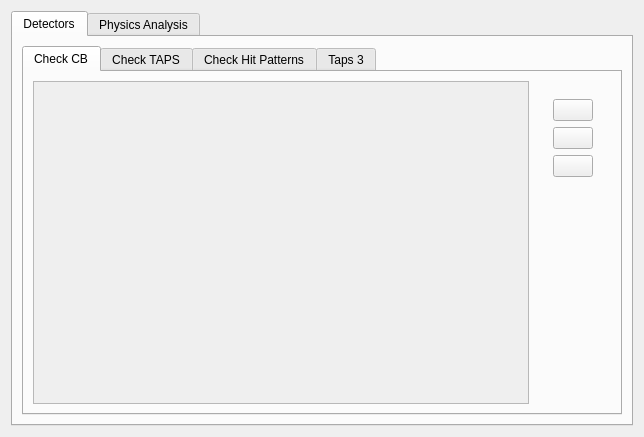
<?xml version="1.0" encoding="UTF-8"?>
<ui version="4.0">
 <class>TabRunByRun</class>
 <widget class="QWidget" name="TabRunByRun">
  <property name="geometry">
   <rect>
    <x>0</x>
    <y>0</y>
    <width>644</width>
    <height>437</height>
   </rect>
  </property>
  <property name="windowTitle">
   <string>Form</string>
  </property>
  <layout class="QHBoxLayout" name="horizontalLayout">
   <item>
    <widget class="QTabWidget" name="tabWidget">
     <property name="currentIndex">
      <number>0</number>
     </property>
     <widget class="QWidget" name="tab">
      <attribute name="title">
       <string>Detectors</string>
      </attribute>
      <layout class="QHBoxLayout" name="horizontalLayout_2">
       <item>
        <widget class="QTabWidget" name="tabWidget_2">
         <property name="enabled">
          <bool>true</bool>
         </property>
         <property name="currentIndex">
          <number>0</number>
         </property>
         <widget class="QWidget" name="tab_3">
          <attribute name="title">
           <string>Check CB</string>
          </attribute>
          <layout class="QHBoxLayout" name="horizontalLayout_3">
           <item>
            <widget class="QScrollArea" name="scrollArea">
             <property name="widgetResizable">
              <bool>true</bool>
             </property>
             <widget class="QWidget" name="scrollAreaWidgetContents">
              <property name="geometry">
               <rect>
                <x>0</x>
                <y>0</y>
                <width>500</width>
                <height>315</height>
               </rect>
              </property>
              <layout class="QVBoxLayout" name="verticalLayout_2">
               <item>
                <widget class="TQtWidget" name="widget" native="true"/>
               </item>
              </layout>
             </widget>
            </widget>
           </item>
           <item>
            <widget class="QWidget" name="widget_2" native="true">
             <property name="sizePolicy">
              <sizepolicy hsizetype="Fixed" vsizetype="Preferred">
               <horstretch>0</horstretch>
               <verstretch>0</verstretch>
              </sizepolicy>
             </property>
             <layout class="QVBoxLayout" name="verticalLayout">
              <item>
               <widget class="QWidget" name="widget_3" native="true">
                <property name="sizePolicy">
                 <sizepolicy hsizetype="Fixed" vsizetype="Fixed">
                  <horstretch>0</horstretch>
                  <verstretch>0</verstretch>
                 </sizepolicy>
                </property>
                <property name="minimumSize">
                 <size>
                  <width>0</width>
                  <height>0</height>
                 </size>
                </property>
                <layout class="QVBoxLayout" name="verticalLayout_3">
                 <item>
                  <widget class="QPushButton" name="pushButton">
                   <property name="text">
                    <string/>
                   </property>
                   <property name="icon">
                    <iconset resource="Resources.qrc">
                     <normaloff>:/data/view_refresh.png</normaloff>:/data/view_refresh.png</iconset>
                   </property>
                  </widget>
                 </item>
                 <item>
                  <widget class="QPushButton" name="pushButtonZoomIn">
                   <property name="maximumSize">
                    <size>
                     <width>40</width>
                     <height>16777215</height>
                    </size>
                   </property>
                   <property name="text">
                    <string/>
                   </property>
                   <property name="icon">
                    <iconset resource="Resources.qrc">
                     <normaloff>:/data/forward.png</normaloff>:/data/forward.png</iconset>
                   </property>
                  </widget>
                 </item>
                 <item>
                  <widget class="QPushButton" name="pushButtonZoomOut">
                   <property name="maximumSize">
                    <size>
                     <width>40</width>
                     <height>16777215</height>
                    </size>
                   </property>
                   <property name="text">
                    <string/>
                   </property>
                   <property name="icon">
                    <iconset resource="Resources.qrc">
                     <normaloff>:/data/arrow_down.png</normaloff>:/data/arrow_down.png</iconset>
                   </property>
                  </widget>
                 </item>
                </layout>
               </widget>
              </item>
              <item>
               <widget class="QWidget" name="widget_4" native="true"/>
              </item>
              <item>
               <widget class="QWidget" name="widget_5" native="true"/>
              </item>
             </layout>
            </widget>
           </item>
          </layout>
         </widget>
         <widget class="QWidget" name="tab_4">
          <attribute name="title">
           <string>Check TAPS</string>
          </attribute>
          <layout class="QHBoxLayout" name="horizontalLayout_4">
           <item>
            <widget class="QScrollArea" name="scrollArea_2">
             <property name="widgetResizable">
              <bool>true</bool>
             </property>
             <widget class="QWidget" name="scrollAreaWidgetContents_2">
              <property name="geometry">
               <rect>
                <x>0</x>
                <y>0</y>
                <width>500</width>
                <height>315</height>
               </rect>
              </property>
              <layout class="QVBoxLayout" name="verticalLayout_4">
               <item>
                <widget class="TQtWidget" name="widgetTaps1" native="true"/>
               </item>
              </layout>
             </widget>
            </widget>
           </item>
           <item>
            <widget class="QWidget" name="widget_7" native="true">
             <property name="sizePolicy">
              <sizepolicy hsizetype="Fixed" vsizetype="Preferred">
               <horstretch>0</horstretch>
               <verstretch>0</verstretch>
              </sizepolicy>
             </property>
             <layout class="QVBoxLayout" name="verticalLayout_5">
              <item>
               <widget class="QWidget" name="widget_8" native="true">
                <property name="sizePolicy">
                 <sizepolicy hsizetype="Fixed" vsizetype="Fixed">
                  <horstretch>0</horstretch>
                  <verstretch>0</verstretch>
                 </sizepolicy>
                </property>
                <property name="minimumSize">
                 <size>
                  <width>0</width>
                  <height>0</height>
                 </size>
                </property>
                <layout class="QVBoxLayout" name="verticalLayout_6">
                 <item>
                  <widget class="QPushButton" name="buttonTaps1R">
                   <property name="text">
                    <string/>
                   </property>
                   <property name="icon">
                    <iconset resource="Resources.qrc">
                     <normaloff>:/data/view_refresh.png</normaloff>:/data/view_refresh.png</iconset>
                   </property>
                  </widget>
                 </item>
                 <item>
                  <widget class="QPushButton" name="buttonTaps1Plus">
                   <property name="maximumSize">
                    <size>
                     <width>40</width>
                     <height>16777215</height>
                    </size>
                   </property>
                   <property name="text">
                    <string/>
                   </property>
                   <property name="icon">
                    <iconset resource="Resources.qrc">
                     <normaloff>:/data/forward.png</normaloff>:/data/forward.png</iconset>
                   </property>
                  </widget>
                 </item>
                 <item>
                  <widget class="QPushButton" name="buttonTaps1Minus">
                   <property name="maximumSize">
                    <size>
                     <width>40</width>
                     <height>16777215</height>
                    </size>
                   </property>
                   <property name="text">
                    <string/>
                   </property>
                   <property name="icon">
                    <iconset resource="Resources.qrc">
                     <normaloff>:/data/arrow_down.png</normaloff>:/data/arrow_down.png</iconset>
                   </property>
                  </widget>
                 </item>
                </layout>
               </widget>
              </item>
              <item>
               <widget class="QWidget" name="widget_9" native="true"/>
              </item>
              <item>
               <widget class="QWidget" name="widget_10" native="true"/>
              </item>
             </layout>
            </widget>
           </item>
          </layout>
         </widget>
         <widget class="QWidget" name="tab_5">
          <attribute name="title">
           <string>Check Hit Patterns</string>
          </attribute>
          <layout class="QHBoxLayout" name="horizontalLayout_5">
           <item>
            <widget class="QScrollArea" name="scrollArea_3">
             <property name="widgetResizable">
              <bool>true</bool>
             </property>
             <widget class="QWidget" name="scrollAreaWidgetContents_3">
              <property name="geometry">
               <rect>
                <x>0</x>
                <y>0</y>
                <width>500</width>
                <height>315</height>
               </rect>
              </property>
              <layout class="QVBoxLayout" name="verticalLayout_9">
               <item>
                <widget class="TQtWidget" name="widgetTaps2" native="true"/>
               </item>
              </layout>
             </widget>
            </widget>
           </item>
           <item>
            <widget class="QWidget" name="widget_11" native="true">
             <property name="sizePolicy">
              <sizepolicy hsizetype="Fixed" vsizetype="Preferred">
               <horstretch>0</horstretch>
               <verstretch>0</verstretch>
              </sizepolicy>
             </property>
             <layout class="QVBoxLayout" name="verticalLayout_7">
              <item>
               <widget class="QWidget" name="widget_12" native="true">
                <property name="sizePolicy">
                 <sizepolicy hsizetype="Fixed" vsizetype="Fixed">
                  <horstretch>0</horstretch>
                  <verstretch>0</verstretch>
                 </sizepolicy>
                </property>
                <property name="minimumSize">
                 <size>
                  <width>0</width>
                  <height>0</height>
                 </size>
                </property>
                <layout class="QVBoxLayout" name="verticalLayout_8">
                 <item>
                  <widget class="QPushButton" name="buttonTaps2R">
                   <property name="text">
                    <string/>
                   </property>
                   <property name="icon">
                    <iconset resource="Resources.qrc">
                     <normaloff>:/data/view_refresh.png</normaloff>:/data/view_refresh.png</iconset>
                   </property>
                  </widget>
                 </item>
                 <item>
                  <widget class="QPushButton" name="buttonTaps2Plus">
                   <property name="maximumSize">
                    <size>
                     <width>40</width>
                     <height>16777215</height>
                    </size>
                   </property>
                   <property name="text">
                    <string/>
                   </property>
                   <property name="icon">
                    <iconset resource="Resources.qrc">
                     <normaloff>:/data/forward.png</normaloff>:/data/forward.png</iconset>
                   </property>
                  </widget>
                 </item>
                 <item>
                  <widget class="QPushButton" name="buttonTaps2Minus">
                   <property name="maximumSize">
                    <size>
                     <width>40</width>
                     <height>16777215</height>
                    </size>
                   </property>
                   <property name="text">
                    <string/>
                   </property>
                   <property name="icon">
                    <iconset resource="Resources.qrc">
                     <normaloff>:/data/arrow_down.png</normaloff>:/data/arrow_down.png</iconset>
                   </property>
                  </widget>
                 </item>
                </layout>
               </widget>
              </item>
              <item>
               <widget class="QWidget" name="widget_13" native="true"/>
              </item>
              <item>
               <widget class="QWidget" name="widget_14" native="true"/>
              </item>
             </layout>
            </widget>
           </item>
          </layout>
         </widget>
         <widget class="QWidget" name="tab_6">
          <attribute name="title">
           <string>Taps 3</string>
          </attribute>
          <layout class="QHBoxLayout" name="horizontalLayout_6">
           <item>
            <widget class="QScrollArea" name="scrollArea_4">
             <property name="widgetResizable">
              <bool>true</bool>
             </property>
             <widget class="QWidget" name="scrollAreaWidgetContents_4">
              <property name="geometry">
               <rect>
                <x>0</x>
                <y>0</y>
                <width>500</width>
                <height>315</height>
               </rect>
              </property>
              <layout class="QVBoxLayout" name="verticalLayout_10">
               <item>
                <widget class="TQtWidget" name="widgetTaps3" native="true"/>
               </item>
              </layout>
             </widget>
            </widget>
           </item>
           <item>
            <widget class="QWidget" name="widget_15" native="true">
             <property name="sizePolicy">
              <sizepolicy hsizetype="Fixed" vsizetype="Preferred">
               <horstretch>0</horstretch>
               <verstretch>0</verstretch>
              </sizepolicy>
             </property>
             <layout class="QVBoxLayout" name="verticalLayout_11">
              <item>
               <widget class="QWidget" name="widget_16" native="true">
                <property name="sizePolicy">
                 <sizepolicy hsizetype="Fixed" vsizetype="Fixed">
                  <horstretch>0</horstretch>
                  <verstretch>0</verstretch>
                 </sizepolicy>
                </property>
                <property name="minimumSize">
                 <size>
                  <width>0</width>
                  <height>0</height>
                 </size>
                </property>
                <layout class="QVBoxLayout" name="verticalLayout_12">
                 <item>
                  <widget class="QPushButton" name="buttonTaps3R">
                   <property name="text">
                    <string/>
                   </property>
                   <property name="icon">
                    <iconset resource="Resources.qrc">
                     <normaloff>:/data/view_refresh.png</normaloff>:/data/view_refresh.png</iconset>
                   </property>
                  </widget>
                 </item>
                 <item>
                  <widget class="QPushButton" name="buttonTaps3Plus">
                   <property name="maximumSize">
                    <size>
                     <width>40</width>
                     <height>16777215</height>
                    </size>
                   </property>
                   <property name="text">
                    <string/>
                   </property>
                   <property name="icon">
                    <iconset resource="Resources.qrc">
                     <normaloff>:/data/forward.png</normaloff>:/data/forward.png</iconset>
                   </property>
                  </widget>
                 </item>
                 <item>
                  <widget class="QPushButton" name="buttonTaps3Minus">
                   <property name="maximumSize">
                    <size>
                     <width>40</width>
                     <height>16777215</height>
                    </size>
                   </property>
                   <property name="text">
                    <string/>
                   </property>
                   <property name="icon">
                    <iconset resource="Resources.qrc">
                     <normaloff>:/data/arrow_down.png</normaloff>:/data/arrow_down.png</iconset>
                   </property>
                  </widget>
                 </item>
                </layout>
               </widget>
              </item>
              <item>
               <widget class="QWidget" name="widget_17" native="true"/>
              </item>
              <item>
               <widget class="QWidget" name="widget_18" native="true"/>
              </item>
             </layout>
            </widget>
           </item>
          </layout>
         </widget>
        </widget>
       </item>
      </layout>
     </widget>
     <widget class="QWidget" name="tab_2">
      <attribute name="title">
       <string>Physics Analysis</string>
      </attribute>
      <layout class="QHBoxLayout" name="horizontalLayout_7">
       <item>
        <widget class="QScrollArea" name="scrollArea_5">
         <property name="widgetResizable">
          <bool>true</bool>
         </property>
         <widget class="QWidget" name="scrollAreaWidgetContents_5">
          <property name="geometry">
           <rect>
            <x>0</x>
            <y>0</y>
            <width>522</width>
            <height>366</height>
           </rect>
          </property>
          <layout class="QVBoxLayout" name="verticalLayout_15">
           <item>
            <widget class="TQtWidget" name="widgetPA" native="true"/>
           </item>
          </layout>
         </widget>
        </widget>
       </item>
       <item>
        <widget class="QWidget" name="widget_19" native="true">
         <property name="sizePolicy">
          <sizepolicy hsizetype="Fixed" vsizetype="Preferred">
           <horstretch>0</horstretch>
           <verstretch>0</verstretch>
          </sizepolicy>
         </property>
         <layout class="QVBoxLayout" name="verticalLayout_13">
          <item>
           <widget class="QWidget" name="widget_20" native="true">
            <property name="sizePolicy">
             <sizepolicy hsizetype="Fixed" vsizetype="Fixed">
              <horstretch>0</horstretch>
              <verstretch>0</verstretch>
             </sizepolicy>
            </property>
            <property name="minimumSize">
             <size>
              <width>0</width>
              <height>0</height>
             </size>
            </property>
            <layout class="QVBoxLayout" name="verticalLayout_14">
             <item>
              <widget class="QPushButton" name="buttonPAR">
               <property name="text">
                <string/>
               </property>
               <property name="icon">
                <iconset resource="Resources.qrc">
                 <normaloff>:/data/view_refresh.png</normaloff>:/data/view_refresh.png</iconset>
               </property>
              </widget>
             </item>
             <item>
              <widget class="QPushButton" name="buttonPAPlus">
               <property name="maximumSize">
                <size>
                 <width>40</width>
                 <height>16777215</height>
                </size>
               </property>
               <property name="text">
                <string/>
               </property>
               <property name="icon">
                <iconset resource="Resources.qrc">
                 <normaloff>:/data/forward.png</normaloff>:/data/forward.png</iconset>
               </property>
              </widget>
             </item>
             <item>
              <widget class="QPushButton" name="buttonTapsPAM">
               <property name="maximumSize">
                <size>
                 <width>40</width>
                 <height>16777215</height>
                </size>
               </property>
               <property name="text">
                <string/>
               </property>
               <property name="icon">
                <iconset resource="Resources.qrc">
                 <normaloff>:/data/arrow_down.png</normaloff>:/data/arrow_down.png</iconset>
               </property>
              </widget>
             </item>
            </layout>
           </widget>
          </item>
          <item>
           <widget class="QWidget" name="widget_21" native="true"/>
          </item>
          <item>
           <widget class="QWidget" name="widget_22" native="true"/>
          </item>
         </layout>
        </widget>
       </item>
      </layout>
     </widget>
    </widget>
   </item>
  </layout>
 </widget>
 <customwidgets>
  <customwidget>
   <class>TQtWidget</class>
   <extends>QWidget</extends>
   <header>TQtWidget.h</header>
   <container>1</container>
  </customwidget>
 </customwidgets>
 <resources>
  <include location="Resources.qrc"/>
 </resources>
 <connections/>
</ui>
